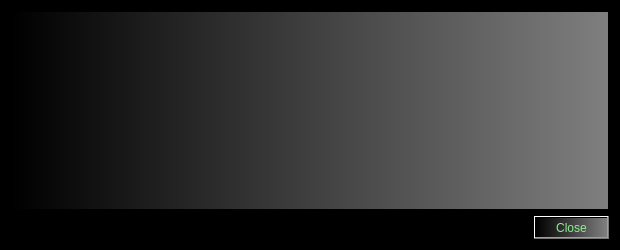
<?xml version="1.0" encoding="UTF-8"?>
<ui version="4.0">
 <class>TransactionDescDialog</class>
 <widget class="QDialog" name="TransactionDescDialog">
  <property name="geometry">
   <rect>
    <x>0</x>
    <y>0</y>
    <width>620</width>
    <height>250</height>
   </rect>
  </property>
  <property name="palette">
   <palette>
    <active>
     <colorrole role="WindowText">
      <brush brushstyle="SolidPattern">
       <color alpha="255">
        <red>0</red>
        <green>255</green>
        <blue>0</blue>
       </color>
      </brush>
     </colorrole>
     <colorrole role="Button">
      <brush brushstyle="SolidPattern">
       <color alpha="255">
        <red>0</red>
        <green>255</green>
        <blue>0</blue>
       </color>
      </brush>
     </colorrole>
     <colorrole role="Base">
      <brush brushstyle="SolidPattern">
       <color alpha="255">
        <red>255</red>
        <green>255</green>
        <blue>255</blue>
       </color>
      </brush>
     </colorrole>
     <colorrole role="Window">
      <brush brushstyle="SolidPattern">
       <color alpha="255">
        <red>0</red>
        <green>0</green>
        <blue>0</blue>
       </color>
      </brush>
     </colorrole>
    </active>
    <inactive>
     <colorrole role="WindowText">
      <brush brushstyle="SolidPattern">
       <color alpha="255">
        <red>0</red>
        <green>255</green>
        <blue>0</blue>
       </color>
      </brush>
     </colorrole>
     <colorrole role="Button">
      <brush brushstyle="SolidPattern">
       <color alpha="255">
        <red>0</red>
        <green>255</green>
        <blue>0</blue>
       </color>
      </brush>
     </colorrole>
     <colorrole role="Base">
      <brush brushstyle="SolidPattern">
       <color alpha="255">
        <red>255</red>
        <green>255</green>
        <blue>255</blue>
       </color>
      </brush>
     </colorrole>
     <colorrole role="Window">
      <brush brushstyle="SolidPattern">
       <color alpha="255">
        <red>0</red>
        <green>0</green>
        <blue>0</blue>
       </color>
      </brush>
     </colorrole>
    </inactive>
    <disabled>
     <colorrole role="WindowText">
      <brush brushstyle="SolidPattern">
       <color alpha="255">
        <red>120</red>
        <green>120</green>
        <blue>120</blue>
       </color>
      </brush>
     </colorrole>
     <colorrole role="Button">
      <brush brushstyle="SolidPattern">
       <color alpha="255">
        <red>0</red>
        <green>255</green>
        <blue>0</blue>
       </color>
      </brush>
     </colorrole>
     <colorrole role="Base">
      <brush brushstyle="SolidPattern">
       <color alpha="255">
        <red>0</red>
        <green>0</green>
        <blue>0</blue>
       </color>
      </brush>
     </colorrole>
     <colorrole role="Window">
      <brush brushstyle="SolidPattern">
       <color alpha="255">
        <red>0</red>
        <green>0</green>
        <blue>0</blue>
       </color>
      </brush>
     </colorrole>
    </disabled>
   </palette>
  </property>
  <property name="windowTitle">
   <string>Transaction details</string>
  </property>
  <property name="windowOpacity">
   <double>55.000000000000000</double>
  </property>
  <property name="autoFillBackground">
   <bool>true</bool>
  </property>
  <layout class="QVBoxLayout" name="verticalLayout">
   <item>
    <widget class="QTextEdit" name="detailText">
     <property name="palette">
      <palette>
       <active>
        <colorrole role="WindowText">
         <brush brushstyle="SolidPattern">
          <color alpha="255">
           <red>255</red>
           <green>255</green>
           <blue>0</blue>
          </color>
         </brush>
        </colorrole>
        <colorrole role="Button">
         <brush brushstyle="LinearGradientPattern">
          <gradient startx="0.000000000000000" starty="0.000000000000000" endx="1.000000000000000" endy="0.000000000000000" type="LinearGradient" spread="PadSpread" coordinatemode="ObjectBoundingMode">
           <gradientstop position="0.000000000000000">
            <color alpha="255">
             <red>0</red>
             <green>0</green>
             <blue>0</blue>
            </color>
           </gradientstop>
           <gradientstop position="1.000000000000000">
            <color alpha="255">
             <red>127</red>
             <green>127</green>
             <blue>127</blue>
            </color>
           </gradientstop>
          </gradient>
         </brush>
        </colorrole>
        <colorrole role="Light">
         <brush brushstyle="SolidPattern">
          <color alpha="255">
           <red>255</red>
           <green>255</green>
           <blue>0</blue>
          </color>
         </brush>
        </colorrole>
        <colorrole role="Midlight">
         <brush brushstyle="SolidPattern">
          <color alpha="255">
           <red>255</red>
           <green>255</green>
           <blue>0</blue>
          </color>
         </brush>
        </colorrole>
        <colorrole role="Text">
         <brush brushstyle="SolidPattern">
          <color alpha="255">
           <red>255</red>
           <green>255</green>
           <blue>0</blue>
          </color>
         </brush>
        </colorrole>
        <colorrole role="BrightText">
         <brush brushstyle="SolidPattern">
          <color alpha="255">
           <red>0</red>
           <green>255</green>
           <blue>127</blue>
          </color>
         </brush>
        </colorrole>
        <colorrole role="ButtonText">
         <brush brushstyle="SolidPattern">
          <color alpha="255">
           <red>255</red>
           <green>255</green>
           <blue>0</blue>
          </color>
         </brush>
        </colorrole>
        <colorrole role="Base">
         <brush brushstyle="LinearGradientPattern">
          <gradient startx="0.000000000000000" starty="0.000000000000000" endx="1.000000000000000" endy="0.000000000000000" type="LinearGradient" spread="PadSpread" coordinatemode="ObjectBoundingMode">
           <gradientstop position="0.000000000000000">
            <color alpha="255">
             <red>0</red>
             <green>0</green>
             <blue>0</blue>
            </color>
           </gradientstop>
           <gradientstop position="1.000000000000000">
            <color alpha="255">
             <red>127</red>
             <green>127</green>
             <blue>127</blue>
            </color>
           </gradientstop>
          </gradient>
         </brush>
        </colorrole>
        <colorrole role="Window">
         <brush brushstyle="LinearGradientPattern">
          <gradient startx="0.000000000000000" starty="0.000000000000000" endx="1.000000000000000" endy="0.000000000000000" type="LinearGradient" spread="PadSpread" coordinatemode="ObjectBoundingMode">
           <gradientstop position="0.000000000000000">
            <color alpha="255">
             <red>0</red>
             <green>0</green>
             <blue>0</blue>
            </color>
           </gradientstop>
           <gradientstop position="1.000000000000000">
            <color alpha="255">
             <red>127</red>
             <green>127</green>
             <blue>127</blue>
            </color>
           </gradientstop>
          </gradient>
         </brush>
        </colorrole>
       </active>
       <inactive>
        <colorrole role="WindowText">
         <brush brushstyle="SolidPattern">
          <color alpha="255">
           <red>255</red>
           <green>255</green>
           <blue>0</blue>
          </color>
         </brush>
        </colorrole>
        <colorrole role="Button">
         <brush brushstyle="LinearGradientPattern">
          <gradient startx="0.000000000000000" starty="0.000000000000000" endx="1.000000000000000" endy="0.000000000000000" type="LinearGradient" spread="PadSpread" coordinatemode="ObjectBoundingMode">
           <gradientstop position="0.000000000000000">
            <color alpha="255">
             <red>0</red>
             <green>0</green>
             <blue>0</blue>
            </color>
           </gradientstop>
           <gradientstop position="1.000000000000000">
            <color alpha="255">
             <red>127</red>
             <green>127</green>
             <blue>127</blue>
            </color>
           </gradientstop>
          </gradient>
         </brush>
        </colorrole>
        <colorrole role="Light">
         <brush brushstyle="SolidPattern">
          <color alpha="255">
           <red>255</red>
           <green>255</green>
           <blue>0</blue>
          </color>
         </brush>
        </colorrole>
        <colorrole role="Midlight">
         <brush brushstyle="SolidPattern">
          <color alpha="255">
           <red>255</red>
           <green>255</green>
           <blue>0</blue>
          </color>
         </brush>
        </colorrole>
        <colorrole role="Text">
         <brush brushstyle="SolidPattern">
          <color alpha="255">
           <red>255</red>
           <green>255</green>
           <blue>0</blue>
          </color>
         </brush>
        </colorrole>
        <colorrole role="BrightText">
         <brush brushstyle="SolidPattern">
          <color alpha="255">
           <red>0</red>
           <green>255</green>
           <blue>127</blue>
          </color>
         </brush>
        </colorrole>
        <colorrole role="ButtonText">
         <brush brushstyle="SolidPattern">
          <color alpha="255">
           <red>255</red>
           <green>255</green>
           <blue>0</blue>
          </color>
         </brush>
        </colorrole>
        <colorrole role="Base">
         <brush brushstyle="LinearGradientPattern">
          <gradient startx="0.000000000000000" starty="0.000000000000000" endx="1.000000000000000" endy="0.000000000000000" type="LinearGradient" spread="PadSpread" coordinatemode="ObjectBoundingMode">
           <gradientstop position="0.000000000000000">
            <color alpha="255">
             <red>0</red>
             <green>0</green>
             <blue>0</blue>
            </color>
           </gradientstop>
           <gradientstop position="1.000000000000000">
            <color alpha="255">
             <red>127</red>
             <green>127</green>
             <blue>127</blue>
            </color>
           </gradientstop>
          </gradient>
         </brush>
        </colorrole>
        <colorrole role="Window">
         <brush brushstyle="LinearGradientPattern">
          <gradient startx="0.000000000000000" starty="0.000000000000000" endx="1.000000000000000" endy="0.000000000000000" type="LinearGradient" spread="PadSpread" coordinatemode="ObjectBoundingMode">
           <gradientstop position="0.000000000000000">
            <color alpha="255">
             <red>0</red>
             <green>0</green>
             <blue>0</blue>
            </color>
           </gradientstop>
           <gradientstop position="1.000000000000000">
            <color alpha="255">
             <red>127</red>
             <green>127</green>
             <blue>127</blue>
            </color>
           </gradientstop>
          </gradient>
         </brush>
        </colorrole>
       </inactive>
       <disabled>
        <colorrole role="WindowText">
         <brush brushstyle="SolidPattern">
          <color alpha="255">
           <red>255</red>
           <green>255</green>
           <blue>0</blue>
          </color>
         </brush>
        </colorrole>
        <colorrole role="Button">
         <brush brushstyle="LinearGradientPattern">
          <gradient startx="0.000000000000000" starty="0.000000000000000" endx="1.000000000000000" endy="0.000000000000000" type="LinearGradient" spread="PadSpread" coordinatemode="ObjectBoundingMode">
           <gradientstop position="0.000000000000000">
            <color alpha="255">
             <red>0</red>
             <green>0</green>
             <blue>0</blue>
            </color>
           </gradientstop>
           <gradientstop position="1.000000000000000">
            <color alpha="255">
             <red>127</red>
             <green>127</green>
             <blue>127</blue>
            </color>
           </gradientstop>
          </gradient>
         </brush>
        </colorrole>
        <colorrole role="Light">
         <brush brushstyle="SolidPattern">
          <color alpha="255">
           <red>255</red>
           <green>255</green>
           <blue>0</blue>
          </color>
         </brush>
        </colorrole>
        <colorrole role="Midlight">
         <brush brushstyle="SolidPattern">
          <color alpha="255">
           <red>255</red>
           <green>255</green>
           <blue>0</blue>
          </color>
         </brush>
        </colorrole>
        <colorrole role="Text">
         <brush brushstyle="SolidPattern">
          <color alpha="255">
           <red>255</red>
           <green>255</green>
           <blue>0</blue>
          </color>
         </brush>
        </colorrole>
        <colorrole role="BrightText">
         <brush brushstyle="SolidPattern">
          <color alpha="255">
           <red>0</red>
           <green>255</green>
           <blue>127</blue>
          </color>
         </brush>
        </colorrole>
        <colorrole role="ButtonText">
         <brush brushstyle="SolidPattern">
          <color alpha="255">
           <red>255</red>
           <green>255</green>
           <blue>0</blue>
          </color>
         </brush>
        </colorrole>
        <colorrole role="Base">
         <brush brushstyle="LinearGradientPattern">
          <gradient startx="0.000000000000000" starty="0.000000000000000" endx="1.000000000000000" endy="0.000000000000000" type="LinearGradient" spread="PadSpread" coordinatemode="ObjectBoundingMode">
           <gradientstop position="0.000000000000000">
            <color alpha="255">
             <red>0</red>
             <green>0</green>
             <blue>0</blue>
            </color>
           </gradientstop>
           <gradientstop position="1.000000000000000">
            <color alpha="255">
             <red>127</red>
             <green>127</green>
             <blue>127</blue>
            </color>
           </gradientstop>
          </gradient>
         </brush>
        </colorrole>
        <colorrole role="Window">
         <brush brushstyle="LinearGradientPattern">
          <gradient startx="0.000000000000000" starty="0.000000000000000" endx="1.000000000000000" endy="0.000000000000000" type="LinearGradient" spread="PadSpread" coordinatemode="ObjectBoundingMode">
           <gradientstop position="0.000000000000000">
            <color alpha="255">
             <red>0</red>
             <green>0</green>
             <blue>0</blue>
            </color>
           </gradientstop>
           <gradientstop position="1.000000000000000">
            <color alpha="255">
             <red>127</red>
             <green>127</green>
             <blue>127</blue>
            </color>
           </gradientstop>
          </gradient>
         </brush>
        </colorrole>
       </disabled>
      </palette>
     </property>
     <property name="toolTip">
      <string>This pane shows a detailed description of the transaction</string>
     </property>
     <property name="autoFillBackground">
      <bool>true</bool>
     </property>
     <property name="styleSheet">
      <string notr="true">
background-color:qlineargradient(spread:pad, x1:0, y1:0, x2:1, y2:0, stop:0 rgba(0, 0, 0, 255), stop:1 rgba(127, 127, 127, 255));
color:yellow;
</string>
     </property>
     <property name="readOnly">
      <bool>true</bool>
     </property>
    </widget>
   </item>
   <item>
    <widget class="QDialogButtonBox" name="buttonBox">
     <property name="styleSheet">
      <string notr="true">
background-color:qlineargradient(spread:pad, x1:0, y1:0, x2:1, y2:0, stop:0 rgba(0, 0, 0, 255), stop:1 rgba(127, 127, 127, 255));
color:lightgreen;
</string>
     </property>
     <property name="orientation">
      <enum>Qt::Horizontal</enum>
     </property>
     <property name="standardButtons">
      <set>QDialogButtonBox::Close</set>
     </property>
    </widget>
   </item>
  </layout>
 </widget>
 <resources/>
 <connections>
  <connection>
   <sender>buttonBox</sender>
   <signal>accepted()</signal>
   <receiver>TransactionDescDialog</receiver>
   <slot>accept()</slot>
   <hints>
    <hint type="sourcelabel">
     <x>248</x>
     <y>254</y>
    </hint>
    <hint type="destinationlabel">
     <x>157</x>
     <y>274</y>
    </hint>
   </hints>
  </connection>
  <connection>
   <sender>buttonBox</sender>
   <signal>rejected()</signal>
   <receiver>TransactionDescDialog</receiver>
   <slot>reject()</slot>
   <hints>
    <hint type="sourcelabel">
     <x>316</x>
     <y>260</y>
    </hint>
    <hint type="destinationlabel">
     <x>286</x>
     <y>274</y>
    </hint>
   </hints>
  </connection>
 </connections>
</ui>
